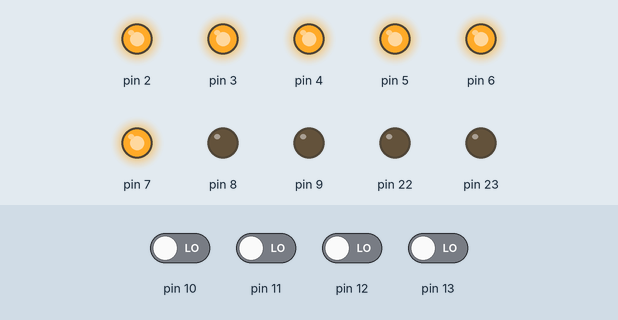
Bench run of a sketch on a simulated Arduino Uno, built with avr-gcc and run on an emulated ATmega328P. On the bench: output pins drawn as LEDs (lit = HIGH). The test bench sets the inputs (shaded band); at power-on: pin 10–13 LOW. Pins used as bus, display or sensor lines are not drawn.

Above: at 1.2 s.
1.3 s: pin 10 driven HIGH
At 2.0 s:
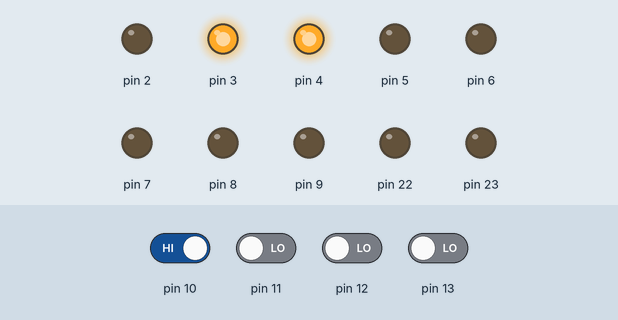
2.8 s: pin 11 driven HIGH
At 3.2 s:
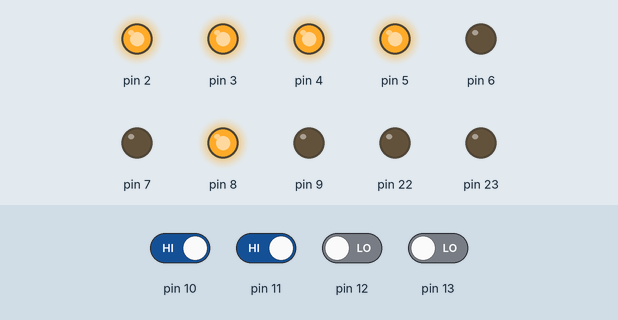
4.3 s: pin 12 driven HIGH
At 5.5 s:
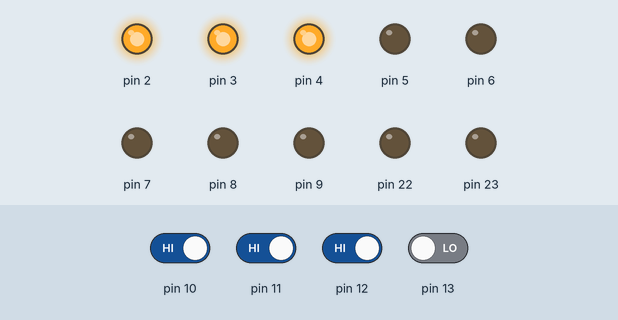
5.8 s: pin 13 driven HIGH
At 6.7 s:
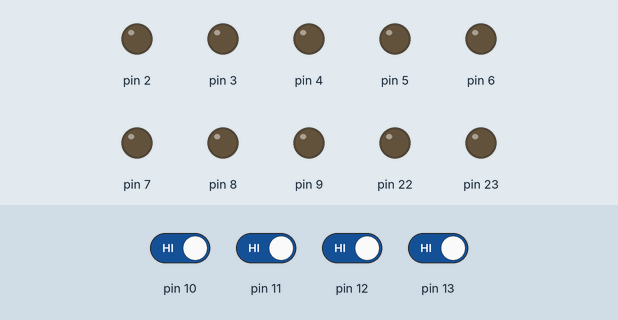
7.3 s: pin 13 driven LOW
At 7.8 s:
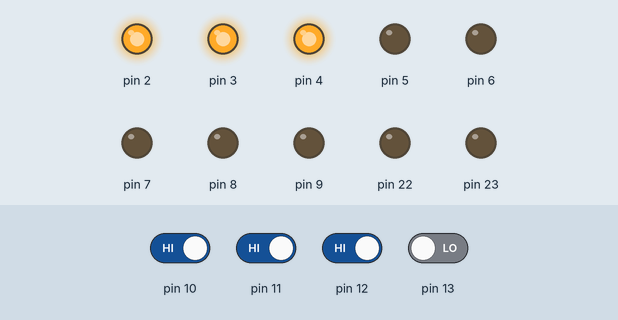
8.8 s: pin 10 driven LOW
At 10.1 s:
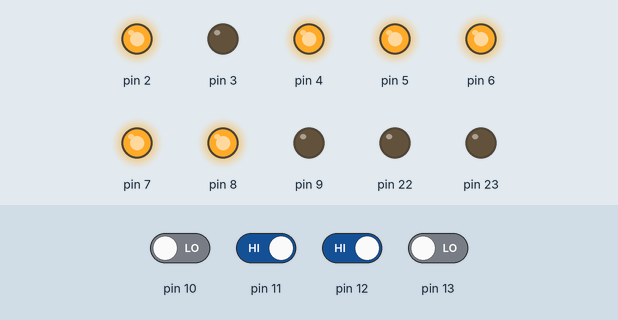
Timing chart, 0 to 11.3 s (numbered marks = the images above; inputs shaded):
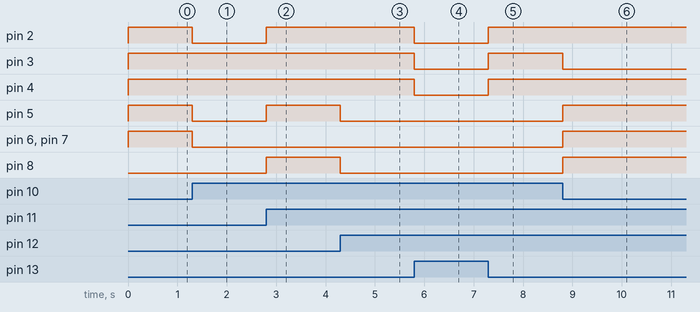

Measured:
- after the input at 1.3 s, pin 2, pin 5–7: HIGH → LOW at once
- after the input at 2.8 s, pin 2, pin 5, pin 8: LOW → HIGH at once
- after the input at 4.3 s, pin 5, pin 8: HIGH → LOW at once
- after the input at 5.8 s, pin 2–4: HIGH → LOW at once
- after the input at 7.3 s, pin 2–4: LOW → HIGH at once
- after the input at 8.8 s, pin 3: HIGH → LOW at once; pin 5–8: LOW → HIGH at once

The sketch:

InputOutput.ino
```cpp
//2 7 2
void setup(){
  DDRD = 0b11111111;
  DDRB = 0b11000011;
  Serial.begin(9600);
}
void loop(){
  byte val=PINB;
  val=val& B11111100;
  switch(val){
    case B00000000:
      PORTD=B11111111;
      PORTB=B00000000;
      break;
    case B00000100:
      PORTD=B00011000;
      PORTB=B00000000;
      break;
    case B00001000:
      PORTD=B01101100;
      PORTB=B00000001;
      break;
    case B00001100:
      PORTD=B00111100;
      PORTB=B00000001;
      break;
    case B00010000:
      PORTD=B10011000;
      PORTB=B00000001;
      break;
    case B00010100:
      PORTD=B10110100;
      PORTB=B00000001;
      break;
    case B00011000:
      PORTD=B11110100;
      PORTB=B00000001;
      break;
    case B00011100:
      PORTD=B00011100;
      PORTB=B00000000;
      break;
    case B00100000:
      PORTD=B11111100;
      PORTB=B00000001;
      break;
    case B00100100:
      PORTD=B10011100;
      PORTB=B00000001;
      break;
    default:
      PORTD=B00000000;
      PORTB=B00000000;
      break;
  }

}
```
